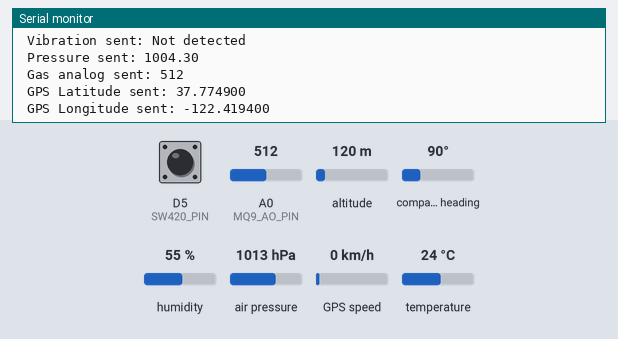
Bench run of a sketch on a simulated ESP8266 (NodeMCU). Shown: the last lines printed to the serial monitor. The inputs (shaded band) are chosen by the test bench; at power-on: D5 (SW420_PIN) LOW, altitude 120 m, humidity 55 %, A0 (MQ9_AO_PIN) = 512, air pressure 1013 hPa, temperature 24 °C, compass heading 90°, GPS speed 0 km/h. WiFi joins after 1.5 s; servers stay silent unless stated; the GPS gets a fix after 3 s at 37.7749, -122.4194 with 8 satellites.

Above: at 4.7 s.
4.8 s: D5 (SW420_PIN) pulled HIGH for 1 s
At 6.1 s:
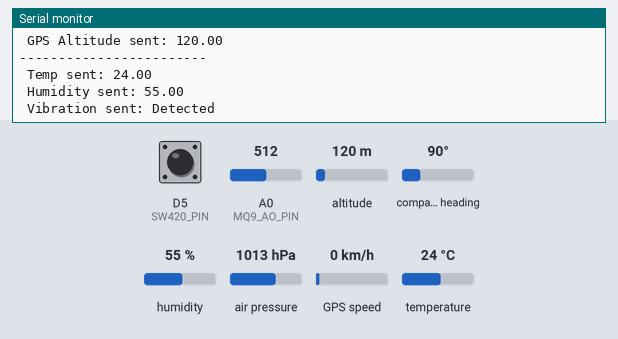
7.4 s: altitude set to 20 m
At 8.8 s:
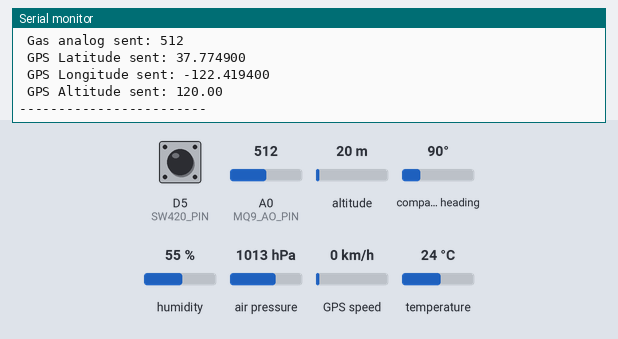
8.9 s: humidity set to 22 %
At 9.8 s:
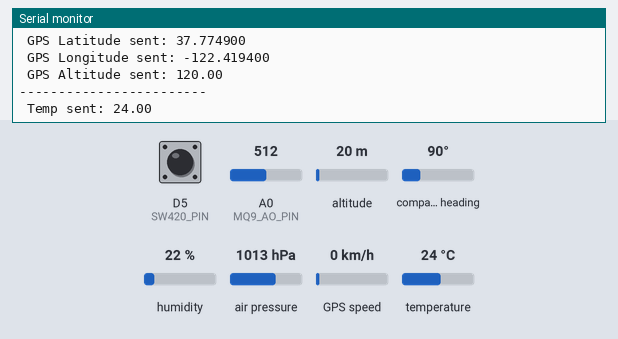
10.4 s: A0 (MQ9_AO_PIN) set to 716
At 10.4 s:
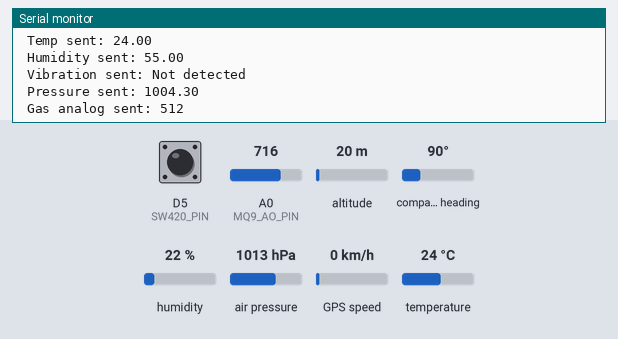
11.9 s: air pressure set to 952 hPa
At 11.96 s:
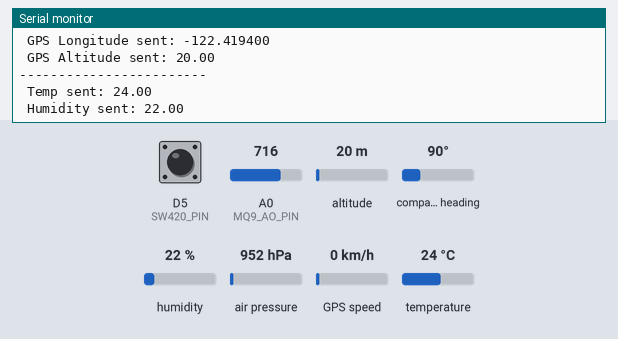
13.4 s: temperature set to 12 °C
At 14.1 s:
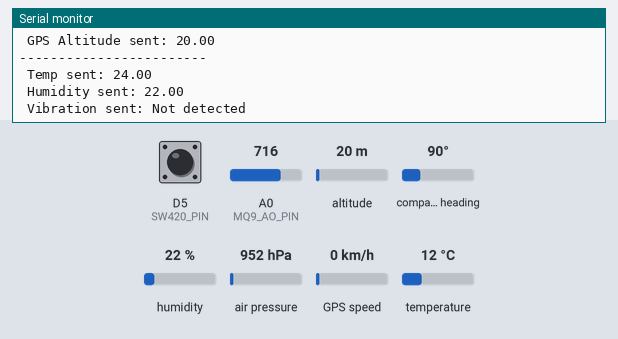

The sketch:

main.ino
```cpp
#include <DHT.h>
#include <Wire.h>
#include <Adafruit_Sensor.h>
#include <Adafruit_BMP280.h>
#include <SoftwareSerial.h>
#include <TinyGPSPlus.h>
#include <ESP8266WiFi.h>
#include <Firebase_ESP_Client.h>


#define WIFI_SSID "bruh"
#define WIFI_PASSWORD "password"
#define API_KEY "api key"
#define DATABASE_URL "database url"

FirebaseData fbdo;
FirebaseAuth auth;
FirebaseConfig config;

#define DHTPIN 2          // GPIO2 = D4 on NodeMCU
#define DHTTYPE DHT22
DHT dht(DHTPIN, DHTTYPE);

#define SW420_PIN 14      // GPIO14 = D5 on NodeMCU

Adafruit_BMP280 bmp;
const float knownCorrectPressure = 1004.3;
float pressureErrorPercent = 0.0;

#define GPS_RX_PIN D6
SoftwareSerial gpsSerial(GPS_RX_PIN, -1);// RX-only
TinyGPSPlus gps;

#define MQ9_AO_PIN A0//MQ-9 Gas sensor setup

unsigned long lastSensorRead = 0;
const unsigned long sensorInterval = 2000;

void setup() {
  Serial.begin(115200);
  delay(2000);

  WiFi.setSleepMode(WIFI_NONE_SLEEP);
  WiFi.begin(WIFI_SSID, WIFI_PASSWORD);
  Serial.print("Connecting to Wi-Fi");
  while (WiFi.status() != WL_CONNECTED) {
    delay(300);
  }
  Serial.println("\nConnected to Wi-Fi!");

  config.api_key = API_KEY;
  config.database_url = DATABASE_URL;
  auth.user.email = "";
  auth.user.password = "";

  Firebase.begin(&config, &auth);
  Firebase.reconnectWiFi(true);

  Serial.println("Authenticating with Firebase...");
  unsigned long startTime = millis();
  while (!Firebase.ready()) {
    delay(100);
    if (millis() - startTime > 15000) {
      Serial.println(" Firebase auth timeout!");
      return;
    }
  }
  Serial.println(" Firebase ready!");

  dht.begin();
  pinMode(SW420_PIN, INPUT);

  if (!bmp.begin(0x76)) {
    if (!bmp.begin(0x77)) {
      Serial.println("Could not find BMP280 sensor!");
      while (1);
    }
  }

  float initialPressure = bmp.readPressure() / 100.0;
  pressureErrorPercent = (knownCorrectPressure - initialPressure) / initialPressure * 100.0;

  gpsSerial.begin(9600);
  Serial.println("All sensors initialized.");
}

void loop() {
  while (gpsSerial.available()) {
    gps.encode(gpsSerial.read());
  }

  if (millis() - lastSensorRead >= sensorInterval) {
    lastSensorRead = millis();

    float humidity = dht.readHumidity();
    float temperature = dht.readTemperature();
    int vibration = digitalRead(SW420_PIN);
    float measuredPressure = bmp.readPressure() / 100.0;
    float correctedPressure = measuredPressure + (measuredPressure * pressureErrorPercent / 100.0);
    int gasAnalog = analogRead(MQ9_AO_PIN);

    double lat = gps.location.isValid() ? gps.location.lat() : 0.0;
    double lng = gps.location.isValid() ? gps.location.lng() : 0.0;
    double alt = gps.altitude.isValid() ? gps.altitude.meters() : 0.0;

    if (!isnan(temperature)) {
      if (Firebase.RTDB.setFloat(&fbdo, "/sensors/temperature", temperature)) {
        Serial.print(" Temp sent: ");
        Serial.println(temperature);
      } else {
        Serial.print(" Temp send failed: ");
        Serial.println(fbdo.errorReason());
      }
    }

    if (!isnan(humidity)) {
      if (Firebase.RTDB.setFloat(&fbdo, "/sensors/humidity", humidity)) {
        Serial.print(" Humidity sent: ");
        Serial.println(humidity);
      } else {
        Serial.print("Humidity send failed: ");
        Serial.println(fbdo.errorReason());
      }
    }

    if (Firebase.RTDB.setInt(&fbdo, "/sensors/vibration", vibration == HIGH ? 1 : 0)) {
      Serial.print(" Vibration sent: ");
      Serial.println(vibration == HIGH ? "Detected" : "Not detected");
    } else {
      Serial.print(" Vibration send failed: ");
      Serial.println(fbdo.errorReason());
    }

    if (Firebase.RTDB.setFloat(&fbdo, "/sensors/pressure", correctedPressure)) {
      Serial.print(" Pressure sent: ");
      Serial.println(correctedPressure);
    } else {
      Serial.print(" Pressure send failed: ");
      Serial.println(fbdo.errorReason());
    }

    if (Firebase.RTDB.setInt(&fbdo, "/sensors/gas_analog", gasAnalog)) {
      Serial.print(" Gas analog sent: ");
      Serial.println(gasAnalog);
    } else {
      Serial.print(" Gas analog send failed: ");
      Serial.println(fbdo.errorReason());
    }

    if (Firebase.RTDB.setDouble(&fbdo, "/sensors/gps/latitude", lat)) {
      Serial.print(" GPS Latitude sent: ");
      Serial.println(lat, 6);
    } else {
      Serial.print(" GPS Latitude send failed: ");
      Serial.println(fbdo.errorReason());
    }

    if (Firebase.RTDB.setDouble(&fbdo, "/sensors/gps/longitude", lng)) {
      Serial.print(" GPS Longitude sent: ");
      Serial.println(lng, 6);
    } else {
      Serial.print(" GPS Longitude send failed: ");
      Serial.println(fbdo.errorReason());
    }

    if (Firebase.RTDB.setDouble(&fbdo, "/sensors/gps/altitude", alt)) {
      Serial.print(" GPS Altitude sent: ");
      Serial.println(alt);
    } else {
      Serial.print(" GPS Altitude send failed: ");
      Serial.println(fbdo.errorReason());
    }

    Serial.println("------------------------");
  }
}
```

Measured:
- after the input at 4.8 s, the serial monitor: prints a new line after 1.2 s (image 1)
